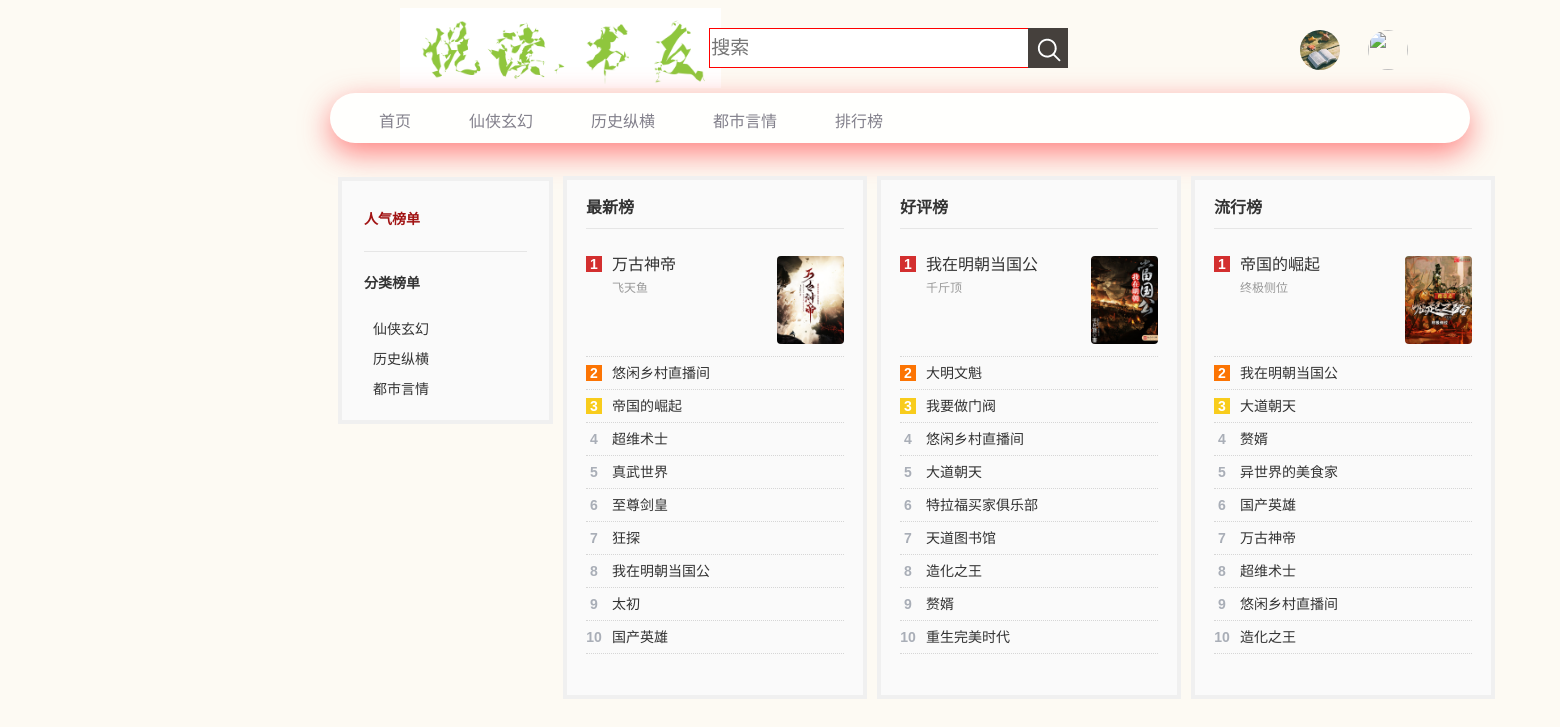
/paihang/, run on the app's committed database.
### books/models.py (models this page shows, shortened)
class Book(BaseModel):
    books_type_choices = ((k, v) for k,v in BOOKS_TYPE.items())
    book_id = models.AutoField(primary_key=True)
    title = models.CharField(max_length=20, verbose_name='书籍标题')
    author = models.CharField(max_length=20, verbose_name='书籍作者')
    uploader = models.ForeignKey('users.User',on_delete=models.CASCADE, verbose_name='上传者')
    type_id = models.SmallIntegerField(default=1,choices=books_type_choices, verbose_name='书的种类')
    description = models.CharField(max_length=128, verbose_name='简介')
    content_path = models.CharField(max_length=200, verbose_name='书籍保存路径')
    image_path = models.CharField(max_length=200, default='static/books/pic.jpg', verbose_name='封面保存路径')
    view_number = models.IntegerField(default=0,verbose_name='浏览量')
    collection_number = models.IntegerField(default=0,verbose_name='收藏量')
    objects = BooksManager()

### books/views.py (the view)
# urls.py: path('paihang/',views.paihang),
def paihang(request):
    user_name = request.session.get('account',None)
    if user_name:
        user = User.objects.filter(user_name=user_name)[0]
    else:
        user = None
    new_list = Book.objects.get_all_ranking(limit=10,sort='new')
    n_new_list = new_list[3:]
    nn_new_list =  enumerate(n_new_list)
    nnn_new_list = [(k+4,v) for k,v in nn_new_list]
    view_list = Book.objects.get_all_ranking(limit=10,sort='view-hot')
    v_view_list = view_list[3:]
    vv_new_list = enumerate(v_view_list)
    vvv_view_list = [(k+4,v) for k,v in vv_new_list]
    collect_list = Book.objects.get_all_ranking(limit=10,sort='collect-hot')
    c_collect_list = collect_list[3:]
    cc_collect_list = enumerate(c_collect_list)
    ccc_collect_list = [(k+4,v) for k,v in cc_collect_list]
    context = {
        'user':user,
        'nnn_new_list': nnn_new_list,
        'new_list':new_list,
        'vvv_view_list':vvv_view_list,
        'view_list':view_list,
        'ccc_collect_list':ccc_collect_list,
        'collect_list':collect_list,
    }
    return render(request,'books/paihang.html',context)

### books/models.py (called while the page is built)
    def get_all_ranking(self, limit=None,sort='default'):
            if sort == 'new':
                order_by = ('-create_time',)
            elif sort == 'view-hot':
                order_by = ('-view_number', )
            elif sort == 'collect-hot':
                order_by = ('-collection_number',)
            else:
                order_by = ('-pk', ) # 按照primary key降序排列。
            books_li = self.order_by(*order_by)
            if limit:
                books_li = books_li[:limit]
            return books_li

### templates/books/paihang.html (shortened to what this page needs)
{% load static %}
<!DOCTYPE html>
<html lang="en">
<head>
    <link rel="stylesheet" type="text/css" href="{% static 'css/basic.min.css' %}"/>
    <link rel="stylesheet" type="text/css" href="{% static 'css/rank.min.css' %}" />
</head>
  <body>
   {% include "base.html" %}
    <div class="h15-blank"></div>
    <div class="rank_menu">
     <div class="borderE6 rank_side">
      <h3><a href="" class="rank_active">人气榜单</a></h3>
      <div class="borderB_e6"></div>
       <h3>分类榜单</h3>
        <p><a href="/books/goto_category/1/create_time">仙侠玄幻</a></p>
        <p><a href="/books/goto_category/2/create_time">历史纵横</a></p>
        <p><a href="/books/goto_category/3/create_time">都市言情</a></p>
      </div>
    </div>
    <div class="rank_main">
     <div class="rank_i_lists">
      <div class="rank_i_p_list">
       <div class="rank_i_p_tit">
        最新榜
       </div>
       <div class="borderB_c_dsh rank_i_li rank_i_li1 clearfix">
        <div class="rank_i_num fl">
        1
        </div>
        <div class="rank_i_bname fl">
         <a href="/books/{{ new_list.0.book_id }}" target="_blank" class="rank_i_l_a_book">{{new_list.0.title}}</a>
         <a href="" target="_blank" class="rank_i_l_a_author">{{new_list.0.author}}</a>
        </div>
        <div class="rank_i_bcount fr">
         <a href="/books/{{ collect_list.0.book_id }}" target="_blank"><img src="/static/{{new_list.0.image_path}}" alt="{{new_list.0.title}}" /></a>
        </div>
       </div>
       <div class="borderB_c_dsh rank_i_li rank_i_li2 clearfix">
        <div class="rank_i_num fl">
            2
        </div>
        <div class="rank_i_bname fl">
         <a href="/books/{{ new_list.1.book_id }}" target="_blank">{{new_list.1.title}}</a>
        </div>
       </div>
       <div class="borderB_c_dsh rank_i_li rank_i_li3 clearfix">
        <div class="rank_i_num fl">
         3
        </div>
        <div class="rank_i_bname fl">
         <a href="/books/{{ new_list.2.book_id }}" target="_blank">{{new_list.2.title}}</a>
        </div>
       </div>
       {% for book in nnn_new_list %}
       <div class="borderB_c_dsh rank_i_li rank_i_li-1 clearfix">
        <div class="rank_i_num fl">
         {{book.0}}
        </div>
        <div class="rank_i_bname fl">
         <a href="/books/{{ book.1.book_id }}" target="_blank">{{book.1.title}}</a>
        </div>
       </div>
       {% endfor %}
      </div>
       <div class="rank_i_p_list">
       <div class="rank_i_p_tit">
        好评榜
       </div>
       <div class="borderB_c_dsh rank_i_li rank_i_li1 clearfix">
        <div class="rank_i_num fl">
        1
        </div>
        <div class="rank_i_bname fl">
         <a href="/books/{{ collect_list.0.book_id }}" target="_blank" class="rank_i_l_a_book">{{collect_list.0.title}}</a>
         <a href="" target="_blank" class="rank_i_l_a_author">{{collect_list.0.author}}</a>
        </div>
        <div class="rank_i_bcount fr">
         <a href="/books/{{ collect_list.0.book_id }}" target="_blank"><img src="/static/{{collect_list.0.image_path}}" alt="{{collect_list.0.title}}" /></a>
        </div>
       </div>
       <div class="borderB_c_dsh rank_i_li rank_i_li2 clearfix">
        <div class="rank_i_num fl">
            2
        </div>
        <div class="rank_i_bname fl">
         <a href="/books/{{ collect_list.1.book_id }}" target="_blank">{{collect_list.1.title}}</a>
        </div>
       </div>
       <div class="borderB_c_dsh rank_i_li rank_i_li3 clearfix">
        <div class="rank_i_num fl">
         3
        </div>
        <div class="rank_i_bname fl">
         <a href="/books/{{ collect_list.2.book_id }}" target="_blank">{{collect_list.2.title}}</a>
        </div>
       </div>
       {% for book in ccc_collect_list %}
       <div class="borderB_c_dsh rank_i_li rank_i_li-1 clearfix">
        <div class="rank_i_num fl">
         {{book.0}}
        </div>
        <div class="rank_i_bname fl">
         <a href="/books/{{ book.1.book_id }}" target="_blank">{{book.1.title}}</a>
        </div>
       </div>
       {% endfor %}
      </div>
      <div class="rank_i_p_list">
            <div class="rank_i_p_tit">
             流行榜
            </div>
            <div class="borderB_c_dsh rank_i_li rank_i_li1 clearfix">
             <div class="rank_i_num fl">
             1
             </div>
             <div class="rank_i_bname fl">
              <a href="/books/{{ view_list.0.book_id }}" target="_blank" class="rank_i_l_a_book">{{view_list.0.title}}</a>
              <a href="" target="_blank" class="rank_i_l_a_author">{{view_list.0.author}}</a>
             </div>
             <div class="rank_i_bcount fr">
              <a href="/books/{{ collect_list.0.book_id }}" target="_blank"><img src="/static/{{view_list.0.image_path}}" alt="{{view_list.0.title}}" /></a>
             </div>
            </div>
            <div class="borderB_c_dsh rank_i_li rank_i_li2 clearfix">
             <div class="rank_i_num fl">
                 2
             </div>
             <div class="rank_i_bname fl">
              <a href="/books/{{ view_list.1.book_id }}" target="_blank">{{view_list.1.title}}</a>
             </div>
            </div>
            <div class="borderB_c_dsh rank_i_li rank_i_li3 clearfix">
             <div class="rank_i_num fl">
              3
             </div>
             <div class="rank_i_bname fl">
              <a href="/books/{{ view_list.2.book_id }}" target="_blank">{{view_list.2.title}}</a>
             </div>
            </div>
            {% for book in vvv_view_list %}
            <div class="borderB_c_dsh rank_i_li rank_i_li-1 clearfix">
             <div class="rank_i_num fl">
              {{book.0}}
             </div>
             <div class="rank_i_bname fl">
              <a href="/books/{{ book.1.book_id }}" target="_blank">{{book.1.title}}</a>
             </div>
            </div>
            {% endfor %}
      </div>
     </div>
    </div>
</body>
</html>

### templates/base.html (shortened to what this page needs)
{% load static %}
<link rel="stylesheet" type="text/css" href="{% static 'css/base.css' %}"/>
<a href="/books/index/"><img class="img-align1" src="{% static 'image/logo.png' %}"></a>
<div class="searchForm">
<form action="/search/">
    <input type="text" name="q" placeholder="搜索">
    <button type="submit"></button>
</form>
</div>
<div class="in">
        {% if user %}
        <a href="/users/my_collects/"><img src="{% static 'image/shujia5.jpg' %}" width="30px" height="50px"></a>
        {% else %}
        <a onclick="go2login()"><img src="{% static 'image/shujia5.jpg' %}"  width="30px"  height="50px"></a>
        {% endif %}
        {% if user %}
        <a href="/users/home/"><img src="{% static user.image %}"  width="30px"  height="50px"></a>
        {% else %}
        <a href="/users/login/"><img src="{% static 'image/book.png' %}"  width="30px" ></a>
        {% endif %}
</div>
<br><br>
    <div class="nav">
        <a href="/books/index/" class="nav-item"  active-color="orange">首页</a>
        <a href="/books/goto_category/1/create_time" target="_blanket" class="nav-item"  active-color="green">仙侠玄幻</a>
        <a href="/books/goto_category/2/create_time" target="_blanket" class="nav-item"  active-color="blue">历史纵横</a>
        <a href="/books/goto_category/3/create_time" target="_blanket" class="nav-item"  active-color="red">都市言情</a>
        <a href="/books/paihang/" class="nav-item"  active-color="rebeccapurple">排行榜</a>
    </div>

### static/css/base.css (style rules this page uses)
body { background-color:#fdfaf3; }
.img-align1 { position:absolute; left:400px; height: 80px; float: left; }
.searchForm { position:absolute; left:600px; display: inline-block; background-color: #ece8e6; margin-top: 20px; margin-left: 7%; }
.searchForm input { margin: 0; border: 0; font-size: 19px; border-top: 1px solid red; border-bottom: 1px solid red; border-left: 1px solid red; border-right: 1px solid red; outline-width: 0; width: 320px; height: 40px; padding: 1px; font-weight: normal; vertical-align: middle; -webkit-box-sizing: border-box; -moz-box-sizing: border-box; box-sizing: border-box; }
.searchForm button { margin: 0; border: 0; outline-width: 0; width: 40px; height: 40px; margin-left: -5px; padding: 0; vertical-align: middle; background-image: url(../image/search_n.png); }
.in { position:absolute; left:1300px; top:30px; }
.in img { border-radius:400px; width:40px; height:40px; }
.nav { display: inline-flex; position:absolute; top: 93px; height: 50px; left: 330px; width: 1100px; background-color: rgb(255, 255, 253); padding: 0 20px; border-radius: 40px; box-shadow: 0 10px 30px rgba(255, 104, 104, 0.836); }
.nav-item { color: #83818c; padding: 20px; text-decoration: none; transition: .3s; margin: -5px 9px; z-index: 1; font-family: 'DM Sans', sans-serif; font-weight: 500; position: relative; }
.nav-item:before { content: ""; position: absolute; bottom: -6px; left: 0; width: 100%; height: 5px; background-color: #ff3705; border-radius: 8px 8px 0 0; opacity: 0; transition: .3s; }

### templates/books/paihang.html (style rules this page uses)
a { text-decoration: none }

### templates/base.html (style rules this page uses)
a { text-decoration: none }

### data on the page
Book: title "万古神帝", author "飞天鱼", book "7"
Book: title "悠闲乡村直播间", book "4", book "9"
Book: title "帝国的崛起", author "终极侧位"
Book: book "4", title "超维术士", book "8"
Book: book "5", title "真武世界"
Book: book "6", title "至尊剑皇"
Book: book "7", title "狂探"
Book: book "8", title "我在明朝当国公", author "千斤顶"
Book: book "9", title "太初"
Book: book "10", title "国产英雄", book "6"
Book: title "大明文魁"
Book: title "我要做门阀"
Book: book "5", title "大道朝天"
Book: book "6", title "特拉福买家俱乐部"
Book: book "7", title "天道图书馆"
Book: book "8", title "造化之王", book "10"
Book: book "9", title "赘婿", book "4"
Book: book "10", title "重生完美时代"
Book: book "5", title "异世界的美食家"
